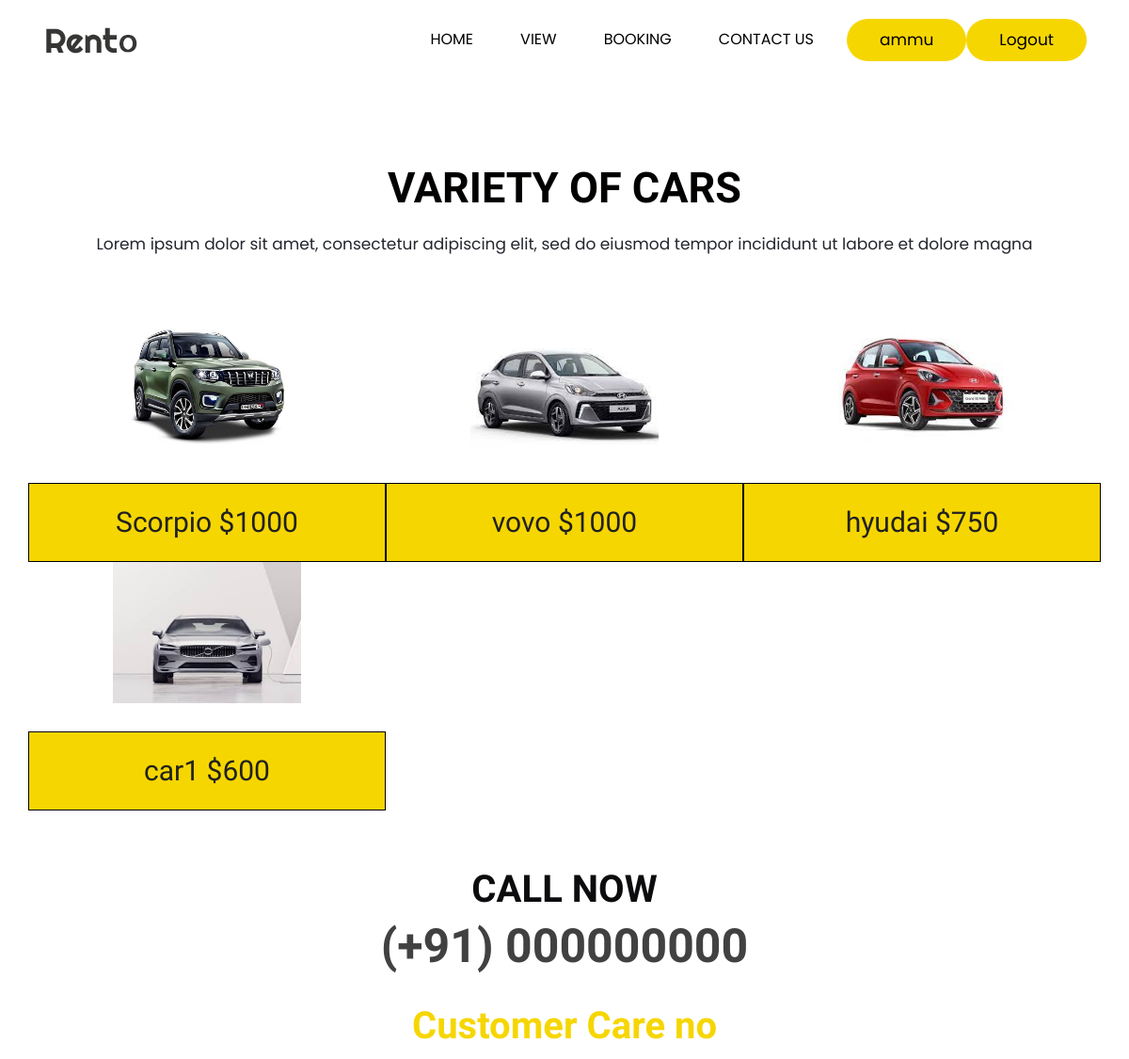
Page /car/ViewAll (signed in) on the committed database.
### car/models.py (models this page shows)
class CarDetail(models.Model):
    CarId = models.AutoField(primary_key=True)
    Car_Name=models.CharField(max_length=255)
    Car_Brand=models.CharField(max_length=255)
    Car_Discription=models.CharField(max_length=1000)
    Car_Rent=models.IntegerField()
    Car_Image=models.ImageField(upload_to="car_image")
    Owner = models.ForeignKey(User,on_delete=models.CASCADE,null=True,blank=True)

### car/views.py (the view)
# urls.py: path("ViewAll",views.ViewAll,name="ViewAll"),
@login_required(login_url="SignIn")
def ViewAll(request):
    if 'Search' in request.GET:
        car= request.GET['Search']
        if car.isdigit():
            product=CarDetail.objects.filter(Car_Rent__lte=car)
        else:
            product=CarDetail.objects.filter(Car_Name=car)
    else:
        product =CarDetail.objects.all()
    context = {
        "product":product
    }
    return render(request,'viewall.html',context)

### templates/viewall.html (shortened to what this page needs)
{% extends 'index.html' %}
{% block content %}
<div  class="car">
    <div class="container">
       <div class="row">
          <div class="col-md-12">
             <div class="titlepage">
                <h2>VARIETY OF CARS </h2>
                <span>Lorem ipsum dolor sit amet, consectetur adipiscing elit, sed do eiusmod tempor incididunt ut labore et dolore magna</span>
             </div>
          </div>
       </div>
       <div class="row">
       {% for item in product %}
          <div class="col-md-4 padding_leri">
             <div class="car_box">
                <figure><img src="{{item.Car_Image.url}}" style="height: 150px;width: 200px;" alt="#"/></figure>
                <h3 style="border:1px solid black;"><a href="{% url 'ViewCar' item.CarId %}">{{item.Car_Name}} ${{item.Car_Rent}}</a></h3>
             </div>
          </div>
          {% endfor %}
          </div>
       </div>
    </div>
{% endblock %}

### templates/index.html (shortened to what this page needs)
{% load static %}
{% static 'images' as baseurl %}
<!DOCTYPE html>
<html lang="en">
   <head>
      <link rel="stylesheet" href="{%static 'css/bootstrap.min.css' %}">
      <link rel="stylesheet" href="{%static 'css/style.css' %}">
      <link rel="stylesheet" href="{%static 'css/responsive.css' %}">
      <link rel="stylesheet" href="{%static 'css/jquery.mCustomScrollbar.min.css' %}">
      <link rel="stylesheet" href="https://netdna.bootstrapcdn.com/font-awesome/4.0.3/css/font-awesome.css">
      <link rel="stylesheet" href="https://cdnjs.cloudflare.com/ajax/libs/fancybox/2.1.5/jquery.fancybox.min.css" media="screen">
   </head>
   <body class="main-layout">
      <header>
         <div class="header">
            <div class="container">
               <div class="row">
                  <div class="col-xl-3 col-lg-3 col-md-3 col-sm-3 col logo_section">
                     <div class="full">
                        <div class="center-desk">
                           <div class="logo">
                              <a href="{% url 'Index' %}"><img src="{%static 'images/logo.png' %}" alt="#" /></a>
                           </div>
                        </div>
                     </div>
                  </div>
                  <div class="col-xl-9 col-lg-9 col-md-9 col-sm-9">
                     <nav class="navigation navbar navbar-expand-md navbar-dark ">
                        <div class="collapse navbar-collapse" id="navbarsExample04">
                           <ul class="navbar-nav mr-auto">
                              <li class="nav-item">
                                 <a class="nav-link" href="{% url 'Index' %}"> Home  </a>
                              </li>
                              <li class="nav-item">
                                 <a class="nav-link" href="{% url 'ViewAll' %}">View</a>
                              </li>
                              <li class="nav-item">
                                 <a class="nav-link" href="{% url 'Booking' %}">Booking</a>
                              </li>
                              <li class="nav-item">
                                 <a class="nav-link" href="{% url 'con' %}">Contact us</a>
                              </li>
                           </ul>
                           {% if request.user.is_authenticated %}
                           <div class="sign_btn"><a href="#">{{request.user.username}} </a></div>
                           <div class="sign_btn"><a href="{% url 'SignOut' %}">Logout</a></div>
                           {% else %}
                           <div class="sign_btn"><a href="{% url 'SignIn' %}">Login</a></div>
                           <div class="sign_btn"><a href="{% url 'SignUp' %}">Register</a></div>
                           {% endif %}
                        </div>
                     </nav>
                  </div>
               </div>
            </div>
         </div>
      </header>
      {% block content %}{% endblock  %}
      <footer>
         <div class="footer">
            <div class="container">
               <div class="row">
                  <div class="col-md-12">
                     <div class="cont_call">
                        <h3> <strong class="multi color_chang"> Call Now</strong><br>
                           (+91) 000000000
                        </h3>
                     </div>
                     <div class="cont">
                        <h3> <strong class="multi"> Customer Care no</strong>
                        </h3>
                     </div>
                  </div>
               </div>
            </div>
         </div>
      </footer>
   </body>
</html>

### static/css/style.css (style rules this page uses)
* { box-sizing: border-box !important; }
html { scroll-behavior: smooth; }
body { color: #666666; font-size: 14px; font-family: 'Poppins', sans-serif; line-height: 1.80857; font-weight: normal; }
a { color: #1f1f1f; text-decoration: none !important; outline: none !important; -webkit-transition: all .3s ease-in-out; -moz-transition: all .3s ease-in-out; -ms-transition: all .3s ease-in-out; -o-transition: all .3s ease-in-out; transition: all .3s ease-in-out; }
h1, h2, h3, h4, h5, h6 { letter-spacing: 0; font-weight: normal; position: relative; padding: 0 0 10px 0; font-weight: normal; line-height: normal; color: #111111; margin: 0 }
h2 { font-size: 22px; font-family: 'Righteous', cursive; }
h3 { font-size: 18px; font-family: 'Righteous', cursive; }
*, *::after, *::before { -webkit-box-sizing: border-box; -moz-box-sizing: border-box; box-sizing: border-box; }
h1 a, h2 a, h3 a, h4 a, h5 a, h6 a { color: #212121; text-decoration: none!important; opacity: 1 }
ul, li, ol { margin: 0px; padding: 0px; list-style: none; }
a { color: #222222; text-decoration: none; outline: none !important; }
a, .btn { text-decoration: none !important; outline: none !important; -webkit-transition: all .3s ease-in-out; -moz-transition: all .3s ease-in-out; -ms-transition: all .3s ease-in-out; -o-transition: all .3s ease-in-out; transition: all .3s ease-in-out; }
img { max-width: 100%; height: auto; }
.full { float: left; width: 100%; }
.full { width: 100%; float: left; margin: 0; padding: 0; }
.navigation.navbar { float: right; padding: 0px; }
.navigation.navbar-dark .navbar-nav .nav-link { padding: 0 25px; color: #000; font-size: 16px; line-height: 20px; text-transform: uppercase; }
.navbar-expand-md .navbar-nav { padding-right: 10px; }
.sign_btn a { background-color: #f6d601; display: inline-block; padding: 7px 35px; border-radius: 30px; color: #000; font-size: 17px; }
.header { width: 100%; background: #fff; padding: 20px 30px; }
.logo a { font-size: 40px; font-weight: bold; text-transform: uppercase; color: #fff; line-height: 40px; }
.titlepage { text-align: center; padding-bottom: 60px; }
.titlepage h2 { font-size: 45px; color: #3e3e3e; line-height: 50px; font-weight: bold; padding: 0; text-transform: uppercase; }
.car { background: #fff; margin-top: 90px; }
.car .titlepage h2 { color: #030100; margin-bottom: 20px; }
.car .titlepage span { color: #23262d; font-size: 17px; line-height: 28px; }
.padding_leri { padding-right: 0; padding-left: 0; }
.car_box { text-align: center; }
.car_box figure { margin: 0; }
.car_box figure img { width: 100%; }
.car_box h3 { color: #0c0c0e; background-color: #f6d601; font-size: 30px; line-height: 28px; height: 84px; align-items: center; display: flex; justify-content: center; flex-wrap: wrap; margin-top: 30px; padding: 0; }
.multi { color: #f6d601; font-weight: bold; font-size: 40px; }
.color_chang { color: #0c0c0e; }
.footer { font-family: Poppins; background: #fff; padding-top: 50px; text-align: center; }
.cont { padding-top: 20px; }
.cont h3 { color: #414141; font-size: 40px; line-height: 50px; font-weight: bold; }
.cont_call h3 { color: #414141; font-size: 50px; line-height: 60px; font-weight: bold; text-transform: uppercase; }

### rows in the picture
CarDetail: Car_Image (picture), Car_Name "Scorpio", Car_Rent "1000"
CarDetail: Car_Image (picture), Car_Name "vovo", Car_Rent "1000"
CarDetail: Car_Image (picture), Car_Name "hyudai", Car_Rent "750"
CarDetail: Car_Image (picture), Car_Name "car1", Car_Rent "600"

### other values in the picture
{{ request.user.username }} "ammu"
